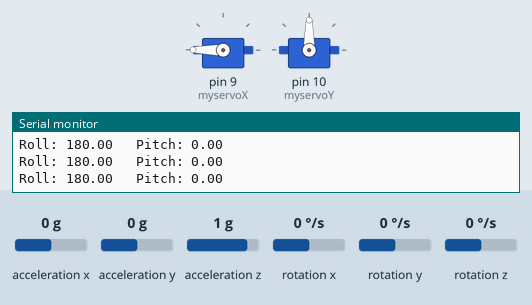
This sketch was run on a simulated Arduino Uno, built with avr-gcc and run on an emulated ATmega328P. Shown: 2 × servo, the last lines printed to the serial monitor. The test bench sets the inputs (shaded band); at power-on: acceleration x 0 g, acceleration y 0 g, acceleration z 1 g, rotation x 0 °/s, rotation y 0 °/s, rotation z 0 °/s.

Above: at 1.2 s.
1.3 s: acceleration x set to -1.4 g
At 1.6 s:
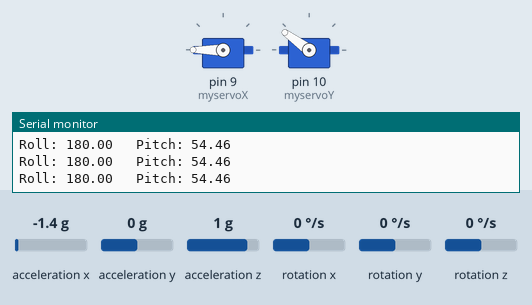
2.8 s: acceleration y set to -0.2 g
At 3.5 s:
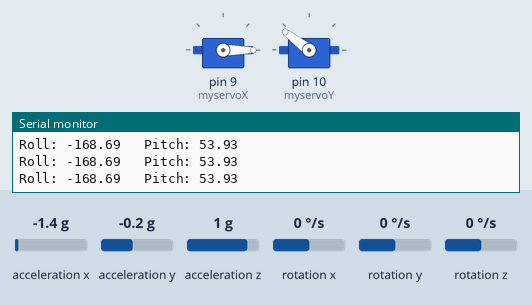
4.3 s: acceleration z set to -1.4 g
At 5.2 s:
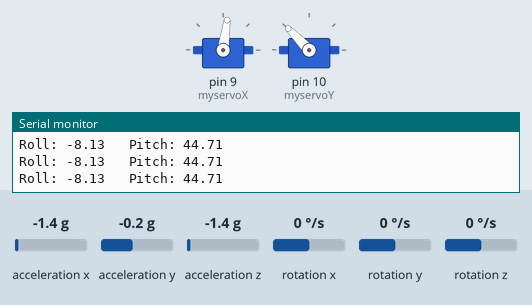
5.8 s: acceleration x set to -0.8 g
At 6.9 s:
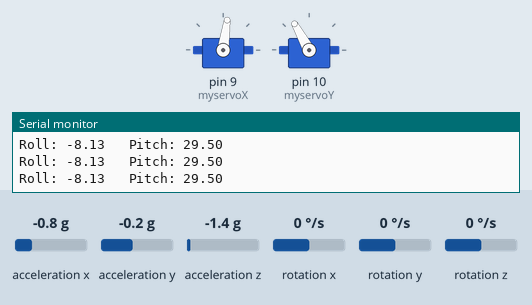
7.3 s: acceleration y set to -1.4 g
At 8.4 s:
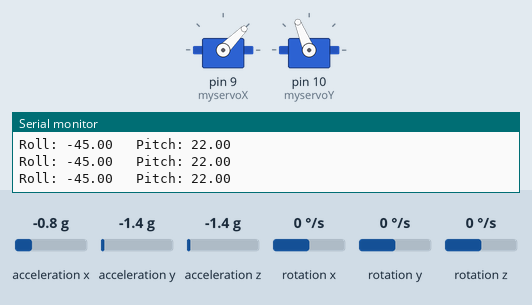
8.8 s: acceleration y set to 0.8 g
At 9.9 s:
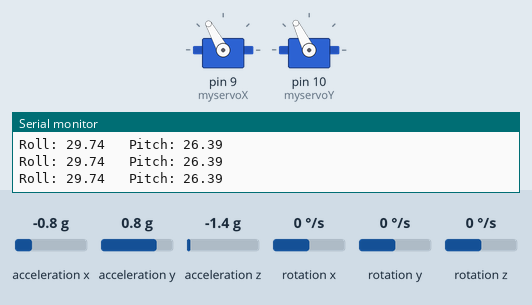
Timing chart, 0 to 11.3 s (numbered marks = the images above; inputs shaded):
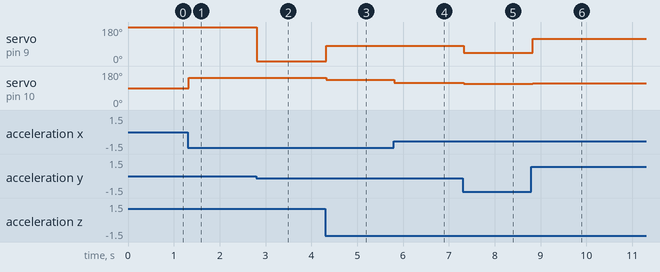

The sketch:

code_MPU9250.ino
```cpp
#include <Wire.h>
#include <Servo.h>
#include <MPU9250.h>

MPU9250 mpu;

Servo myservoX;  // Menghubungkan servo X ke pin digital 9
Servo myservoY;  // Menghubungkan servo Y ke pin digital 10

void setup() {
  Serial.begin(115200);

  if (!mpu.begin()) {
    Serial.println("Gagal menginisialisasi MPU-9250. Periksa koneksi!");
    while (1);
  }

  myservoX.attach(9);
  myservoY.attach(10);
}

void loop() {
  // Membaca nilai sensor MPU-9250
  mpu.readSensor();

  // Menghitung sudut berdasarkan nilai akselerometer
  float roll = atan2(mpu.getAccelY_mss(), mpu.getAccelZ_mss()) * 180.0 / PI;
  float pitch = atan(-mpu.getAccelX_mss() / sqrt(pow(mpu.getAccelY_mss(), 2) + pow(mpu.getAccelZ_mss(), 2))) * 180.0 / PI;

  // Mengontrol servo berdasarkan sudut roll dan pitch
  int servoXPos = map(roll, -90, 90, 0, 180);
  int servoYPos = map(pitch, -90, 90, 0, 180);

  myservoX.write(servoXPos);
  myservoY.write(servoYPos);

  // Tampilkan nilai sudut pada Serial Monitor
  Serial.print("Roll: ");
  Serial.print(roll);
  Serial.print("   Pitch: ");
  Serial.println(pitch);

  delay(20);  // Tunggu sejenak
}
```

robotGuneJoystick.ino
```cpp

```

Measured:
- the behaviour switches between 0 and -0.1 g on acceleration y (found by bisection; images 1 and 2)
- after the input at 1.3 s, servo on pin 10 (myservoY): 90° → 144° at once
- after the input at 2.8 s, servo on pin 9 (myservoX): 180° → 0° at once; servo on pin 10 (myservoY): 144° → 143° at once
- after the input at 4.3 s, servo on pin 9 (myservoX): 0° → 82° at once; servo on pin 10 (myservoY): 143° → 134° at once
- after the input at 5.8 s, servo on pin 10 (myservoY): 134° → 119° at once
- after the input at 7.3 s, servo on pin 9 (myservoX): 82° → 45° at once; servo on pin 10 (myservoY): 119° → 112° at once
- after the input at 8.8 s, servo on pin 9 (myservoX): 45° → 119° at once; servo on pin 10 (myservoY): 112° → 116° at once
